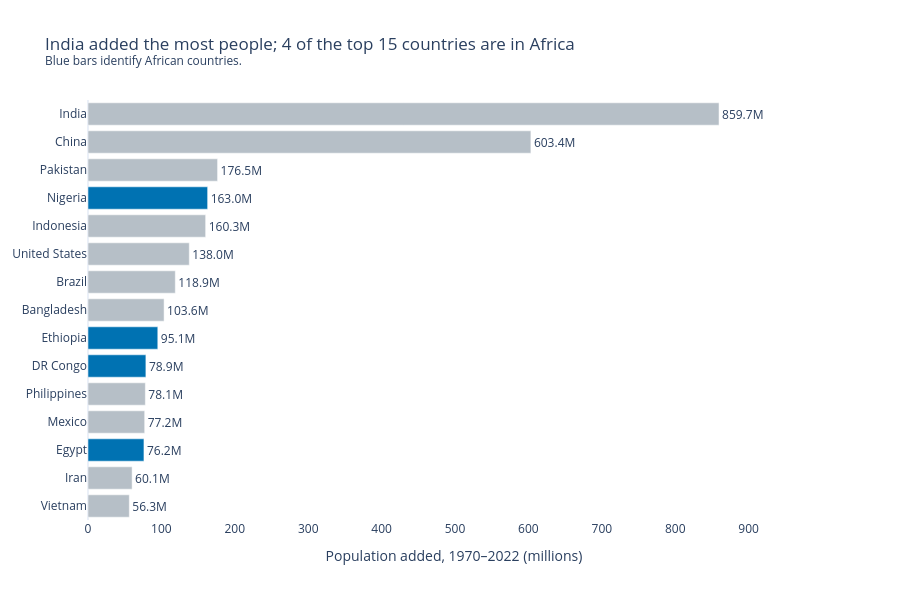

This figure's notebook cell:
### Markdown cell above
**Chart choice & justification:** *Which chart did you choose, and why? Justify design choices.

*ANSWER*-I used bars to show which countries added the most people. A longer bar means more people were added. India has the longest bar. The four blue bars are Nigeria, Ethiopia, DR Congo and Egypt, all in Africa.

### Code cell
# Q2
# Q2 — Top 15 countries by absolute population gain
growth = df.assign(Added=df["2022 Population"] - df["1970 Population"])
top = growth.nlargest(15, "Added").copy()
top["Millions"] = top["Added"] / 1_000_000
africa_count = top["Continent"].eq("Africa").sum()

fig = px.bar(
    top, x="Millions", y="Country", orientation="h", text="Millions",
    custom_data=["Continent", "Added"],
    labels={"Millions": "Population added, 1970–2022 (millions)"},
    title=f"India added the most people; {africa_count} of the top 15 countries are in Africa"
          "<br><sup>Blue bars identify African countries.</sup>",
)
fig.update_traces(
    marker_color=np.where(top["Continent"].eq("Africa"), blue, grey),
    texttemplate="%{text:.1f}M", textposition="outside",
    hovertemplate="%{y} · %{customdata[0]}<br>%{customdata[1]:,.0f} people added<extra></extra>",
)
fig.update_yaxes(title=None, categoryorder="array", categoryarray=top["Country"].tolist()[::-1])
fig.update_xaxes(range=[0, top["Millions"].max() * 1.16], showgrid=False)
fig.update_layout(height=600)
fig.show()

### Figure 1 — Plotly figure (JSON) as saved in the notebook; plotly's stock layout.template omitted (floating-point values rounded to 4 significant figures)
{"data": [{"customdata": [["Asia", 859671872], ["Asia", 603352887], ["Asia", 176533990], ["Africa", 162971948], ["Asia", 160272945], ["North America", 137961517], ["South America", 118943623], ["Asia", 103644512], ["Africa", 95071678], ["Africa", 78858479], ["Asia", 78123423], ["North America", 77214819], ["Africa", 76208117], ["Asia", 60100865], ["Asia", 56258007]], "hovertemplate": "%{y} · %{customdata[0]}<br>%{customdata[1]:,.0f} people added<extra></extra>", "legendgroup": "", "marker": {"color": ["#B6BFC7", "#B6BFC7", "#B6BFC7", "#0072B2", "#B6BFC7", "#B6BFC7", "#B6BFC7", "#B6BFC7", "#0072B2", "#0072B2", "#B6BFC7", "#B6BFC7", "#0072B2", "#B6BFC7", "#B6BFC7"], "pattern": {"shape": ""}}, "name": "", "orientation": "h", "showlegend": false, "text": [859.7, 603.4, 176.5, 163.0, 160.3, 138.0, 118.9, 103.6, 95.07, 78.86, 78.12, 77.21, 76.21, 60.1, 56.26], "textposition": "outside", "texttemplate": "%{text:.1f}M", "type": "bar", "x": [859.7, 603.4, 176.5, 163.0, 160.3, 138.0, 118.9, 103.6, 95.07, 78.86, 78.12, 77.21, 76.21, 60.1, 56.26], "xaxis": "x", "y": ["India", "China", "Pakistan", "Nigeria", "Indonesia", "United States", "Brazil", "Bangladesh", "Ethiopia", "DR Congo", "Philippines", "Mexico", "Egypt", "Iran", "Vietnam"], "yaxis": "y"}], "layout": {"barmode": "relative", "height": 600, "legend": {"tracegroupgap": 0}, "title": {"text": "India added the most people; 4 of the top 15 countries are in Africa<br><sup>Blue bars identify African countries.</sup>"}, "xaxis": {"anchor": "y", "domain": [0, 1], "range": [0, 997.2], "showgrid": false, "title": {"text": "Population added, 1970–2022 (millions)"}}, "yaxis": {"anchor": "x", "categoryarray": ["Vietnam", "Iran", "Egypt", "Mexico", "Philippines", "DR Congo", "Ethiopia", "Bangladesh", "Brazil", "United States", "Indonesia", "Nigeria", "Pakistan", "China", "India"], "categoryorder": "array", "domain": [0, 1], "title": {}}}}
